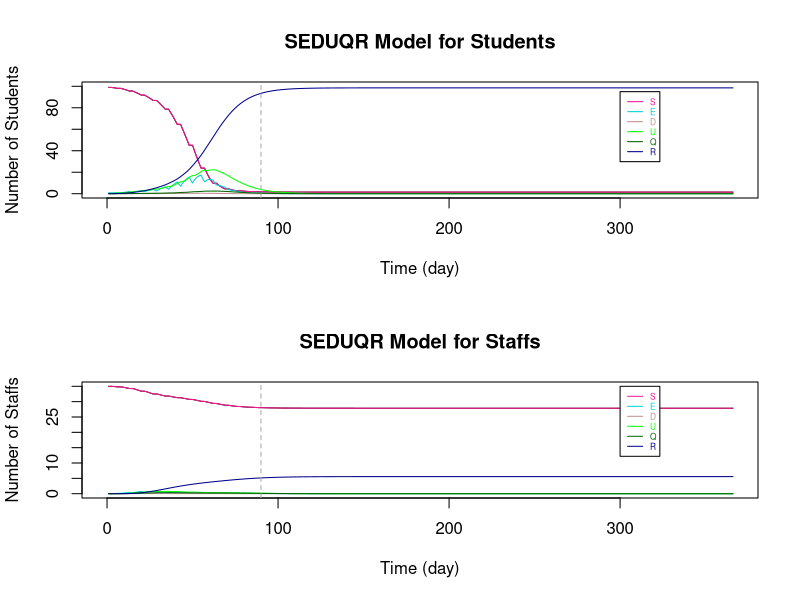

Source code (R):
###################################################################################################################

# Parameters
Ta = matrix(c(0.64,1), nrow = 2) # transmissibility of student and staff
Ca = matrix(c(0.79,1), nrow = 1)  # susceptibility of student and staff
tau = c(0.648, 0.648/2)  # individual transmission rate within and outside the bubble
# set p: the transmission rate: 
p1 = Ta %*% Ca
# p = (student-student same bubble, student-student different, staff-student, student-staff, staff-staff both teaching same or different bubbles)
p = c(p1[1,1]*tau[1], p1[1,1]*tau[2], p1[2,1]*tau[2], p1[1,2]*tau[2], p1[2,2]*tau[2]) #RHO

a = 0.2  # ALPHA: rate from latent to infection
d = c(0.1,0.3) # d:probability of an infection is detectable/symptomatic for student and staff
e = 0.138 # EPSILON: the relative transmission for undetectable compared to detectable
o = 0.75  # THETA: rate of getting quanrantined 
y = 0.1 # GAMMA:recovery rate (differ by age and compartments)

r.values = c(9,3,10,3,3)  # r:contact r people (should be changing with time), in the same order as p (RHO)

T = 366
N = 10 # student number in each bubble


###################################################################################################################

# Define dataframe - students bubbles 1-10 and total staff
# Define array 
B <- matrix(rep(0), T, 7)
A <- array(rep(B), dim = c(T, 7, 11))

A[,1,] <- 10 #  S
A[,7,] <- 10 #  N
A[,1,11] <- 30  # 30 staffs are S initially
A[,7,11] <- 55 #  55 staffs in total (20 of them work from home)
A[1,,1] <- c(9,1,0,0,0,0,10)   # initials

dimnames(A) <- list(1:T, c("S","E","D","U","Q","R","N"), c(sprintf("B%d", 1:10),"Staff"))  # name the array

head(A)
da_tauB2 <- as.data.frame(A)

###################################################################################################################

# Set initials
S <- matrix(rep(0), T+1, 10)
E <- matrix(rep(0), T+1, 10)
D <- matrix(rep(0), T+1, 10)
U <- matrix(rep(0), T+1, 10)
Q <- matrix(rep(0), T+1, 10)
R <- matrix(rep(0), T+1, 10)
r <- matrix(rep(0), T+1, 10)

S.Staff=S1=S2=S3=S4=S5=S6=S
E.Staff=E1=E2=E3=E4=E5=E6=E
D.Staff=D1=D2=D3=D4=D5=D6=D
U.Staff=U1=U2=U3=U4=U5=U6=U
Q.Staff=Q1=Q2=Q3=Q4=Q5=Q6=Q
R.Staff=R1=R2=R3=R4=R5=R6=R
r1=r2=r3=r4=r5=r

S5.diff=S2.diff=S
E5.diff=E2.diff=E
D5.diff=D2.diff=D
U5.diff=U2.diff=U
R5.diff=R2.diff=R
r5.diff=r2.diff=r

S.Staff.change = S.Staff

# Staff replacement
Staff.School = S.Staff  
Staff.rp = S.Staff  

# Tutorial Group
S.Std_Std = S
S.Std1=S.Std2=S
S.Stf=E.Stf=D.Stf=U.Stf=Q.Stf=R.Stf=S


###################################################################################################################
# The Symbols for the Dynamic system 

# STUDENTS
# S, E, D, U, Q, R : (without subscript of numbers) TOTAL number of students in each compartment (for an individual bubble)

# S1, E1, D1, U1, Q1, R1: TOTAL number of students in each compartments with ONLY the intractions WITHIN bubbles (for an individual bubble)

# S2.diff, E2.diff, D2.diff, U2.diff, R2.diff : TOTAL number of students that are not in the specified bubble (for an individual bubble)

# S2, E2, D2, U2, Q2, R2: CHANGE of number of students in each compartments by BETWEEN-BUBBLES interactions (for an individual bubble)

# S3, E3, D3, U3, Q3, R3 : CHANGE of number of students in each compartments by their teaching staffs (for an individual bubble)

# STAFFS
# S.Staff, E.Staff, D.Staff, U.Staff, Q.Staff, R.Staff : (without subscript of numbers) TOTAL number of STAFF in each compartment (for those teaching an individual bubble)

# S4, E4, D4, U4, Q4, R4: CHANGE of number of staffs in each compartments by the students they teach (for those teaching an individual bubble)

# S5.diff, E5.diff, D5.diff, U5.diff, R5.diff : TOTAL number of staffs that are not teaching the specified bubble (for those teaching an individual bubble)

# S5, E5, D5, U5, Q5, R5 : CHANGE of number of staffs in each compartments by staffs teaching other bubbles (for those teaching an individual bubble)

# S6, E6, D6, U6, Q6, R6 : CHANGE of number of staffs in each compartments by the staffs teaching the same bubble (for those teaching an individual bubble)

# r are the number of sesceptible contacts that an infection case would contact (vary with situations)

# Staff.School : the number of staff at school of teaching each bubble

# Staff.rp : the number of staff that can come to teach the bubble that were working from home

# TUTOR GROUP

# S.Std_Std : CHANGE of number of student in tutor group by infections within tutor group

# S.Std1 : CHANGE of number of student in bubble j by infections within tutor group

# S.Std2 : CHANGE of number of student in bubble j by infections from the tutor

# S.Stf, E.Stf, D.Stf, U.Stf, Q.Stf, R.Stf : Total number of tutors being infected in tutor group j

###################################################################################################################

# i : time step start from 1 
# j : bubble number 1 to 10

for (i in 1:T){
  for (j in 1:10){  
    
    ###### For STUDENTS
    
    # initals
    S[1,j] =  da_tauB2[1,paste("S.B", j, sep = "")]
    E[1,j] =  da_tauB2[1,paste("E.B", j, sep = "")]
    D[1,j] =  da_tauB2[1,paste("D.B", j, sep = "")]
    U[1,j] =  da_tauB2[1,paste("U.B", j, sep = "")]
    Q[1,j] =  da_tauB2[1,paste("Q.B", j, sep = "")]
    R[1,j] =  da_tauB2[1,paste("R.B", j, sep = "")]
    
    # STUDENT to STUDENT in the SAME BUBBLE
    S1[1,j] =  da_tauB2[1,paste("S.B", j, sep = "")]
    E1[1,j] =  da_tauB2[1,paste("E.B", j, sep = "")]
    D1[1,j] =  da_tauB2[1,paste("D.B", j, sep = "")]
    U1[1,j] =  da_tauB2[1,paste("U.B", j, sep = "")]
    Q1[1,j] =  da_tauB2[1,paste("Q.B", j, sep = "")]
    R1[1,j] =  da_tauB2[1,paste("R.B", j, sep = "")]
    r1[1,j] =  S[1,j]  # number of contact depends on how many S in the bubble
    
    # This formula comes from the dynamic equations (in powerpoint slide 4)
    S1[i+1,j] = S[i,j] - r1[i,j]*p[1]*(D[i,j]+e*U[i,j])
    E1[i+1,j] = E[i,j] + r1[i,j]*p[1]*(D[i,j]+e*U[i,j]) - a*E[i,j]
    D1[i+1,j] = D[i,j] + a*d[1]*E[i,j] - o*D[i,j]
    U1[i+1,j] = U[i,j] + a*(1-d[1])*E[i,j] - y*U[i,j]
    Q1[i+1,j] = Q[i,j] + o*D[i,j] - y*Q[i,j]
    R1[i+1,j] = R[i,j] + y*(Q[i,j]+U[i,j])
    r1[i+1,j] = S[i,j] 
    
    
    # STUDENT to STUDENT in DIFFERENT BUBBLES #
    # number of contact for each individual in bubble j to students in other bubbles
    r2.diff[1,j] =  3  # each student in j contact 3 students in other bubbles
    r2.diff[i+1,j] = r2.diff[i,j]    
    # the total number of contacts of the students in bubble j
    m = round(r2.diff[i,j]*(S[i,j]))  # only Susceptible individuals in j might be infected by students in other bubbles
    
    # inital values of total number of students at school not in bubble j
    # (only S,E,D,U are at school, currently not considered recovery come back to school yet)
    S2.diff[1,j] = 90
    E2.diff[1,j] = 0
    D2.diff[1,j] = 0
    U2.diff[1,j] = 0
    R2.diff[1,j] = 0
    
    # Subset for S,E,D,U compartments of all bubbles 
    all.S = (c(1:ncol(da_tauB2)) %% 7) == 1
    all.E = (c(1:ncol(da_tauB2)) %% 7) == 2
    all.D = (c(1:ncol(da_tauB2)) %% 7) == 3
    all.U = (c(1:ncol(da_tauB2)) %% 7) == 4
    all.R = (c(1:ncol(da_tauB2)) %% 7) == 6
    
    #total number of students at school not in bubble j (and not staff: the reason of removing the last column)
    # The number of S, E, D, U at time i, different to bubble j
    S2.diff[i,j] = round(sum((da_tauB2[i,(all.S)][,-j])[,c(1:ncol(da_tauB2[i,(all.S)][,-j])-1)]))
    E2.diff[i,j] = round(sum((da_tauB2[i,(all.E)][,-j])[,c(1:ncol(da_tauB2[i,(all.E)][,-j])-1)]))
    D2.diff[i,j] = round(sum((da_tauB2[i,(all.D)][,-j])[,c(1:ncol(da_tauB2[i,(all.D)][,-j])-1)]))
    U2.diff[i,j] = round(sum((da_tauB2[i,(all.U)][,-j])[,c(1:ncol(da_tauB2[i,(all.U)][,-j])-1)]))
    R2.diff[i,j] = round(sum((da_tauB2[i,(all.R)][,-j])[,c(1:ncol(da_tauB2[i,(all.R)][,-j])-1)]))
    
    # make a list of S, E, D, U not in bubble j (the times of repeat is the number of students in each compartment)
    list = c(rep("S", S2.diff[i,j]), rep("E", E2.diff[i,j]), rep("D", D2.diff[i,j]), rep("U", U2.diff[i,j]), rep("R", R2.diff[i,j]))
    
    #count the number of S,E,D,U that students in j contacted to
    # " sample(list, m, replace = TRUE) ": Randomly select m from list
    set.seed(123)
    countS = sum((sample(list, m, replace = TRUE))=="S") # for students in bubble j: the number of contact outside bubble j are S
    countE = sum((sample(list, m, replace = TRUE))=="E") # for students in bubble j: the number of contact outside bubble j are E
    countD = sum((sample(list, m, replace = TRUE))=="D") # for students in bubble j: the number of contact outside bubble j are D
    countU = sum((sample(list, m, replace = TRUE))=="U") # for students in bubble j: the number of contact outside bubble j are U
    countR = sum((sample(list, m, replace = TRUE))=="R") # for students in bubble j: the number of contact outside bubble j are R
    
    
    # The number of change in S and E compartments by interactions from other bubbles to bubbles j (only the partial effect)
    # initial (no intractions between bubbles at time 1)
    S2[1,j] = 0
    E2[1,j] = 0
    
    # The change in S and E for bubble j only depends on the number of:
    # 1. (   susceptible students in bubble j: r1[i,j] = S[i,j]   ) and 
    # 2. (   number of detectable/symtomatic and undetectable/asymtomatic that are contacted in other bubbles: countD+e*countU   
    #                                                        -- e is because the effectiveness on D and U in infection rate are different)
    S2[i+1,j] = -p[2]*(countD+e*countU)  # Only the change because of other bubbles
    E2[i+1,j] = p[2]*(countD+e*countU)  # Only the change because of other bubbles, so those Es goes into D/U compartments are included in E1
    
    
    # STAFF to STUDENTs they teach 
    # initial - there is no change of S and E initially
    S3[1,j] = 0
    E3[1,j] = 0
    r3[1,j] = r.values[3]
    
    # The change in S and E for bubble j depends on the number of D and U of staffs
    S3[i+1,j] = - r1[i,j]*p[3]*(D.Staff[i,j]+e*U.Staff[i,j])   
    E3[i+1,j] = r1[i,j]*p[3]*(D.Staff[i,j]+e*U.Staff[i,j])  
    r3[i+1,j] =  S[i,j]
    
    
    
    ### TUTOR GROUP
    
    # STUDENTs TO STUDENTs in the same tutorial group
    
    # A tutor group contains 2 bubbles of students and a staff that is not teaching the bubbles
    # With the tutor meeting of 15mins and a typical school day of 6 hours, the time length of contact is 1/24 of that in a bubble
    # initial (S.Std_Std is the change of S in tutor group j with students in both bubble j and 11-j)
    S.Std_Std[1,] = c(rep(0,10))  # S.Std_Std : total change of students in tutor group
    S.Std1[1,] = c(rep(0,10))
    
    
    # The change of S for tutor group j with students in both bubble j and 11-j
    if (j <= 5){ # 5 tutor groups in total
      S.Std_Std[i+1,j] = - (S[i,j]+S[i,11-j])*p[1]*((D[i,j]+e*U[i,j])+(D[i,11-j]+e*U[i,11-j]))*1/24
      
      # As the change is less than 0.5, separate the new cases of infections according to the percentage of S in each bubble
      if (S[i,j]+S[i,11-j] > 0){
        S.Std1[i+1,j] = S.Std_Std[i+1,j]*S[i,j]/(S[i,j]+S[i,11-j])  # S.Std1 : total change of students in  bubble j by having tutor group
        S.Std1[i+1,11-j] = S.Std_Std[i+1,j]*S[i,11-j]/(S[i,j]+S[i,11-j])
      }
      
      else{
        S.Std1[i+1,j] = 0
        S.Std1[i+1,11-j] = 0
      }
    }
    
    else{ # avoid to count the infections twice
    }
    
    
    # STAFF TO STUDENTs in the same tutorial group
    
    # There is only 1 staff for each tutor group
    # S.Std2 : the change of studnets in bubble j by infections from the tutor
    # initial - there is no change of S and E initially
    S.Std2[1,] = c(rep(0,10)) 
    
    # The change of S for tutor group j with students in both bubble j and 11-j
    if (j <= 5){ # 5 tutor groups in total
      if (S[i,j]+S[i,11-j] > 0){
        S.Std2[i+1,j] = - ((S[i,j]+S[i,11-j])*p[3]*(D.Stf[i,j]+e*U.Stf[i,j])*1/24)*(S[i,j]/(S[i,j]+S[i,11-j]))
        S.Std2[i+1,11-j] = - ((S[i,j]+S[i,11-j])*p[3]*(D.Stf[i,j]+e*U.Stf[i,j])*1/24)*(S[i,11-j]/(S[i,j]+S[i,11-j]))
      }
      
      else{
        S.Std2[i+1,j] = 0
        S.Std2[i+1,11-j] = 0
      }
    }
    
    else{ # avoid to count the infections twice
    }
    
    
    
    # TOTAL on STUDNETS 
    if (S1[i+1,j] + S2[i+1,j] + S3[i+1,j] + S.Std1[i+1,j] + S.Std2[i+1,j] >= 0){   # The total number of S has to be >= 0
      S[i+1,j] = S1[i+1,j] + S2[i+1,j] + S3[i+1,j] + S.Std1[i+1,j] + S.Std2[i+1,j]
      E[i+1,j] = E1[i+1,j] + E2[i+1,j] + E3[i+1,j] - S.Std1[i+1,j] - S.Std2[i+1,j]
    }
    else {  # If not, S = 0, 
      #         E = previous (time step) amout of E - the same amount of students reduced in S compartment - those move to the next compartments
      S[i+1,j] = 0
      E[i+1,j] = E[i,j] - (S[i+1,j]-S[i,j]) - a*E[i,j]
    }
    
    D[i+1,j] = D1[i+1,j]
    U[i+1,j] = U1[i+1,j]
    Q[i+1,j] = Q1[i+1,j]
    R[i+1,j] = R1[i+1,j]
    
    
    ###### For STAFF
    
    # Assume there are 55 staffs in total, initially 30 of them teach students. 
    # The overall effect on STAFF (stdent -> staff  &   staff -> staff in same / different bubble)
    
    # initials
    S.Staff[1,] =  3
    E.Staff[1,] =  0
    D.Staff[1,] =  0
    U.Staff[1,] =  0
    Q.Staff[1,] =  0
    R.Staff[1,] =  0
    
    # STUDENT to STAFF
    # initials
    S4[1,j] = 0
    r4[1,j] = r.values[4]  
    
    # Only S and E compartments will change directly by the infection cause by studnets (E3 = -S3)
    S4[i+1,j] = - r4[i]*p[4]*(D[i,j]+e*U[i,j])
    r4[i+1,j] = S.Staff[i,j]
    
    
    # STAFF to STAFF (teach same bubble)
    # initials
    S6[1,j] = 0
    
    # Only S and E compartments will change directly by the infection cause by staffs teach same bubble (E6 = -S6)
    S6[i+1,j] = - r4[i]*p[5]*(D.Staff[i,j]+e*U.Staff[i,j])
    
    
    # STAFF to STAFF (teach different bubbles)
    # number of contact for each individual staff teach bubble j to the staffs teach other bubbles
    r5.diff[1,j] =  3  # each staff teach j contact 3 staffs teach other bubbles
    r5.diff[i+1,j] = r5.diff[i,j]    
    # the total number of contacts of the students in bubble j
    m.Staff = round(r5.diff[i,j]*(S.Staff[i,j]))  # only Susceptible staffs in j might be infected 
    
    # inital values of total number of staff at school not teach bubble j
    # (only S,E,D,U are at school, currently not considered recovery come back to school yet)
    S5.diff[1,] = 27
    E5.diff[1,] = 0
    D5.diff[1,] = 0
    U5.diff[1,] = 0
    R5.diff[1,] = 0
    
    # The number of S, E, D, U at time i, not teaching to bubble j
    S5.diff[i,j] = round(sum(S.Staff[i,])-S.Staff[i,j])
    E5.diff[i,j] = round(sum(E.Staff[i,])-E.Staff[i,j])
    D5.diff[i,j] = round(sum(D.Staff[i,])-D.Staff[i,j])
    U5.diff[i,j] = round(sum(U.Staff[i,])-U.Staff[i,j])
    R5.diff[i,j] = round(sum(R.Staff[i,])-R.Staff[i,j])
    
    # make a list of S, E, D, U not teach bubble j (the times of repeat is the number of staff in each compartment)
    list.Staff = c(rep("S", S5.diff[i,j]), rep("E", E5.diff[i,j]), rep("D", D5.diff[i,j]), rep("U", U5.diff[i,j]), rep("R", R5.diff[i,j]))
    
    #count the number of S,E,D,U that staffs teaching bubble j contacted to
    # " sample(list.Staff, m.Staff, replace = TRUE) ": Randomly select m.Staff from list
    set.seed(123)
    count.StaffS = sum((sample(list.Staff, m.Staff, replace = TRUE))=="S") # for students in bubble j: the number of contact outside bubble j are S
    count.StaffE = sum((sample(list.Staff, m.Staff, replace = TRUE))=="E") # for students in bubble j: the number of contact outside bubble j are E
    count.StaffD = sum((sample(list.Staff, m.Staff, replace = TRUE))=="D") # for students in bubble j: the number of contact outside bubble j are D
    count.StaffU = sum((sample(list.Staff, m.Staff, replace = TRUE))=="U") # for students in bubble j: the number of contact outside bubble j are U
    count.StaffR = sum((sample(list.Staff, m.Staff, replace = TRUE))=="R") # for students in bubble j: the number of contact outside bubble j are R
    
    # The number of change in S and E compartments by staffs teach j and other staffs contacts
    # initial (no transmission at time 1)
    S5[1,j] = 0
    
    # The change in S and E for staffs teach bubble j only depends on the number of:
    # 1. (   susceptible staffs teach bubble j: r5[i,j] = S.Staff[i,j]   ) and 
    # 2. (   number of detectable/symtomatic and undetectable/asymtomatic staffs teach other bubbles: count.StaffD+e*count.StaffU
    #                                                        -- e is because the effectiveness on D and U in infection rate are different)
    S5[i+1,j] = - p[5]*(count.StaffD+e*count.StaffU)  # Only the change because of staff teach other bubbles
    # E5 = -S5
    
    
    # TUTOR GROUP
    
    # The STUDENTS in the tutor group to STAFF
    # Assume for tutor group 1-5, the tutor is not teaching any bubbles
    # There is no staff to replace tutor if he is infected, but he will work again when he has recovered
    # initial - there is no change of S and E initially
    S.Stf[1,] = c(rep(1,5), rep(0,5)) 
    E.Stf[1,] = D.Stf[1,] = U.Stf[1,] = Q.Stf[1,] = R.Stf[1,] = rep(0,10)
    
    
    # The total number of S for staff in tutor group j 
    if (j <= 5){ # 5 tutor groups in total
      if (S.Stf[i,j] > 0){
        S.Stf[i+1,j] = S.Stf[i,j] - S.Stf[i,j]*p[4]*((D[i,j]+e*U[i,j])+(D[i,11-j]+e*U[i,11-j]))*1/24
      }
      
      else{
        S.Stf[i+1,j] = 0
      }
    }
    
    else{ # avoid to count the infections twice
      S.Stf[i+1,j] = 0
    }
    
    E.Stf[i+1,j] = E.Stf[i,j] + (S.Stf[i+1,j] - S.Stf[i,j]) - a*E.Stf[i,j]
    D.Stf[i+1,j] = D.Stf[i,j] + a*d[1]*E.Stf[i,j] - o*D.Stf[i,j]
    U.Stf[i+1,j] = U.Stf[i,j] + a*(1-d[1])*E.Stf[i,j] - y*U.Stf[i,j]
    Q.Stf[i+1,j] = Q.Stf[i,j] + o*D.Stf[i,j] - y*Q.Stf[i,j]
    R.Stf[i+1,j] = R.Stf[i,j] + y*(Q.Stf[i,j]+U.Stf[i,j])
    
    
    # TOTAL on STAFF
    # the total change of staff
    
    S.Staff.change[1,j] = 0
    S.Staff.change[i+1,j] = -(S4[i+1,j] + S5[i+1,j] + S6[i+1,j])    
    
    # With larger number in each group, remove the overlapping cases of new infection by:
    # (There might be chance an individual staff is infected by both students he teach and other staff he contact with)
    # Here, use randomly choosing to reduce the overlapping change effect
    # # # count.StaffS_overlap = - round(S3[i+1,j] + S5[i+1,j] + S6[i+1,j]) # the infected cases/the change in S (with overlap)
    
    # This formula comes from the dynamic equations (in powerpoint slide 4)
    S.Staff[i+1,j] = S.Staff[i,j] - S.Staff.change[i+1,j]
    E.Staff[i+1,j] = E.Staff[i,j] + S.Staff.change[i+1,j] - a*E.Staff[i,j]
    D.Staff[i+1,j] = D.Staff[i,j] + a*d[2]*E.Staff[i,j] - o*D.Staff[i,j]
    U.Staff[i+1,j] = U.Staff[i,j] + a*(1-d[2])*E.Staff[i,j] - y*U.Staff[i,j]
    Q.Staff[i+1,j] = Q.Staff[i,j] + o*D.Staff[i,j] - y*Q.Staff[i,j]
    R.Staff[i+1,j] = R.Staff[i,j] + y*(Q.Staff[i,j]+U.Staff[i,j])
    
    
    # STAFF replacement (remove this part to see if there is no extra staff that teaching the same course)
    # We assume initially 30 out of 55 staffs are teaching bubbles and the other 20 staffs are working from home.
    # Assume each bubble has 3 teaching staff and 2 other staffs working from home that can teach the same course.
    # If one of the staff was teaching at school is isolated, a staff that is "teaching the same course" will come back to school and teach the bubble. (within 24h)
    # When an istolated staff is recovered, he will come back to school on the next day. (within 24h)
    # If that result in more than 3 staffs teaching the bubble, let some susceptible staffs to work from home.  
    # So, each bubble will have 3 teaching staffs until there are not enough staffs available.
    
    Staff.rp[1,j] = 2  # the staff can come to teach in the next day that are working from home
    Staff.School[1,j] = 3  # total number of staffs that are teaching the bubble
    Staff.School[i,j] = S.Staff[i,j] + E.Staff[i,j] + D.Staff[i,j] + U.Staff[i,j] + R.Staff[i,j]
    
    if (Staff.School[i,j] < 3) {  # if the number of staff teaching bubble j is less than 3
      
      if ((3 - Staff.School[i,j]) <= Staff.rp[i,j]) {  # if there are enough staff to come back and teach
        S.Staff[i+1,j] = S.Staff[i+1,j] + (3 - Staff.School[i,j])
        Staff.rp[i+1,j] = Staff.rp[i,j] - (3 - Staff.School[i,j])
      }
      
      else{  # if there is not enought staff to come back and teach
        S.Staff[i+1,j] = S.Staff[i+1,j] + Staff.rp[i,j]
        Staff.rp[i+1,j] = 0
      }
    }
    
    else{  
      if (round(Staff.School[i,j]) > 3) { # if after the staff combing back from isolation, there are more than 3 staffs teaching the bubble j
        S.Staff[i+1,j] = S.Staff[i+1,j] - (Staff.School[i,j] - 3)
        Staff.rp[i+1,j] = Staff.rp[i,j] + (Staff.School[i,j] - 3)
      } 
      
      else {# if there are 3 staffs teaching the bubble j
        S.Staff[i+1,j] = S.Staff[i+1,j]
        Staff.rp[i+1,j] = Staff.rp[i,j] 
      }
    }
    
    
    
    # The change on Weekends
    # There will not be new infections from 0 A.M. on Saturday till 0 A.M. on the following Monday
    
    offschool = c(seq(0,T,7)-1,seq(0,T,7)-0)
    
    if (!is.na(match(i, setdiff(0:T,offschool))) == TRUE){  #if time i is weekday
    }
    
    else{  #if time i is weekend
      S[i+1,j] = S[i,j]
      E[i+1,j] = E[i,j] - a*E[i,j]
      
      S.Staff[i+1,j] = S.Staff[i,j]
      E.Staff[i+1,j] = E.Staff[i,j] - a*E.Staff[i,j]
      
    }
    
    # Add the results of each time step i and each bubble j of each compartments to the dataframe da_tauB2
    da_tauB2[i,paste("S.B", j, sep = "")] <- S[i,j]
    da_tauB2[i,paste("E.B", j, sep = "")] <- E[i,j]
    da_tauB2[i,paste("D.B", j, sep = "")] <- D[i,j]
    da_tauB2[i,paste("U.B", j, sep = "")] <- U[i,j]
    da_tauB2[i,paste("Q.B", j, sep = "")] <- Q[i,j]
    da_tauB2[i,paste("R.B", j, sep = "")] <- R[i,j]
    
    da_tauB2[i,paste("S.", "Staff", sep = "")] <- sum(S.Staff[i,]) + sum(S.Stf[i,])
    da_tauB2[i,paste("E.", "Staff", sep = "")] <- sum(E.Staff[i,]) + sum(E.Stf[i,])
    da_tauB2[i,paste("D.", "Staff", sep = "")] <- sum(D.Staff[i,]) + sum(D.Stf[i,])
    da_tauB2[i,paste("U.", "Staff", sep = "")] <- sum(U.Staff[i,]) + sum(U.Stf[i,])
    da_tauB2[i,paste("Q.", "Staff", sep = "")] <- sum(Q.Staff[i,]) + sum(Q.Stf[i,])
    da_tauB2[i,paste("R.", "Staff", sep = "")] <- sum(R.Staff[i,]) + sum(R.Stf[i,])
    
    # Sum up the total dynamic of students for all bubbles
    da_tauB2$S.Student[i] <- sum(S[i,])
    da_tauB2$E.Student[i] <- sum(E[i,])
    da_tauB2$D.Student[i] <- sum(D[i,])
    da_tauB2$U.Student[i] <- sum(U[i,])
    da_tauB2$Q.Student[i] <- sum(Q[i,])
    da_tauB2$R.Student[i] <- sum(R[i,])
    da_tauB2$N.Student[i] <- 100
    
  }
}

# Add extra columns 
for (i in 1:T){
  
  # total number of Staffs working from home
  da_tauB2$Staff.rp[i] <- sum(Staff.rp[i,])  
  
  # reproduction rate Rt
  da_tauB2$Rt.Student[i] <- (da_tauB2$E.Student[i+1] + da_tauB2$D.Student[i+1] + da_tauB2$U.Student[i+1] + da_tauB2$Q.Student[i+1]) / 
    (da_tauB2$E.Student[i] + da_tauB2$D.Student[i] + da_tauB2$U.Student[i] + da_tauB2$Q.Student[i])
  
  da_tauB2$Rt.Staff[i] <- (da_tauB2$E.Staff[i+1] + da_tauB2$D.Staff[i+1] + da_tauB2$U.Staff[i+1] + da_tauB2$Q.Staff[i+1]) / 
    (da_tauB2$E.Staff[i] + da_tauB2$D.Staff[i] + da_tauB2$U.Staff[i] + da_tauB2$Q.Staff[i])
}



###################################################################################################################
# Plot SEDUQR graphs
par(mfrow=c(2, 1), lwd=1)

# Students
X_lim <- seq(1,T,by=1)
plot(da_tauB2$S.Student~X_lim, pch=15, col="black", main = "SEDUQR Model for Students", type = "l", xlab = "Time (day)", ylab = "Number of Students", xlim = c(0,T), ylim = c(0,100))

lines(da_tauB2$S.Student, col="DeepPink", lty=1)
lines(da_tauB2$E.Student, col="darkTurquoise", lty=1)
lines(da_tauB2$D.Student, col="RosyBrown", lty=1)
lines(da_tauB2$U.Student, col="green", lty=1)
lines(da_tauB2$Q.Student, col="darkgreen", lty=1)
lines(da_tauB2$R.Student, col="darkblue", lty=1)

legend(300, 95 ,c("S","E","D", "U", "Q", "R"),col=c("DeepPink","darkTurquoise","RosyBrown", "green", "darkgreen", "darkblue"),
       text.col=c("DeepPink","darkTurquoise","RosyBrown", "green", "darkgreen", "darkblue"),lty=c(1,1,1,1,1,1),
       cex=0.5)

abline(v=90,col="dark grey", lty=2)

# Staffs
X_lim <- seq(1,T,by=1)
plot(da_tauB2$S.Staff~X_lim, pch=15, col="black", main = "SEDUQR Model for Staffs", type = "l", xlab = "Time (day)", ylab = "Number of Staffs", xlim = c(0,T), ylim = c(0,35))

lines(da_tauB2$S.Staff, col="DeepPink", lty=1)
lines(da_tauB2$E.Staff, col="darkTurquoise", lty=1)
lines(da_tauB2$D.Staff, col="RosyBrown", lty=1)
lines(da_tauB2$U.Staff, col="green", lty=1)
lines(da_tauB2$Q.Staff, col="darkgreen", lty=1)
lines(da_tauB2$R.Staff, col="darkblue", lty=1)

legend(300, 35,c("S","E","D", "U", "Q", "R"),col=c("DeepPink","darkTurquoise","RosyBrown", "green", "darkgreen", "darkblue"),
       text.col=c("DeepPink","darkTurquoise","RosyBrown", "green", "darkgreen", "darkblue"),lty=c(1,1,1,1,1,1),
       cex=0.5)

abline(v=90,col="dark grey", lty=2)
